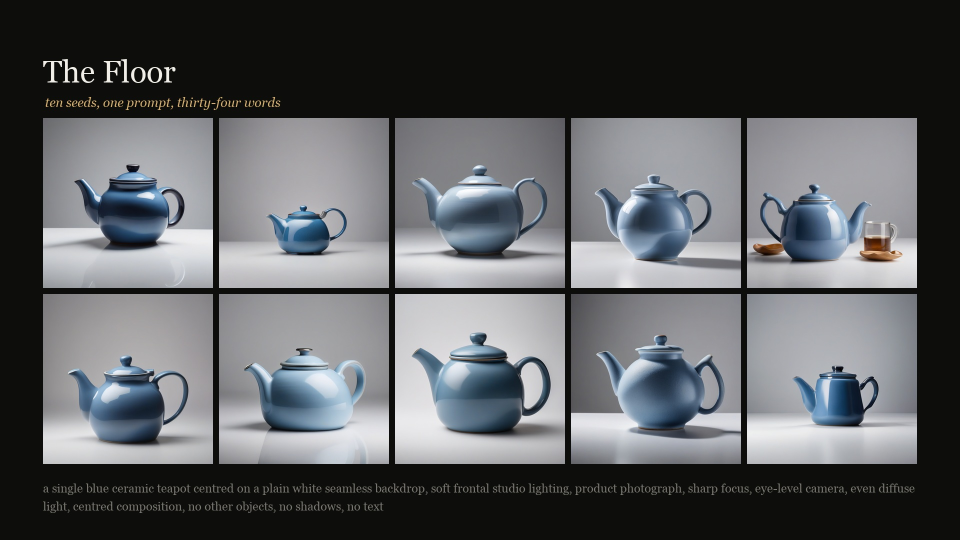
#> input picture artwork_thumbnail.jpg, 1920 x 1080 px (shown at 1/2 size)
$ python -i figures.py   (imports and definitions only)
#> lines starting #> are read from the running program, lines starting #| are printed output that depends on the picture
"""Paper figures and a browsable gallery, built from a completed run.

Three outputs, each answering a different need:

  signature_grid   the seed-signature finding, made visible: one seed per row,
                   very different prompts across the columns. If the seed carries
                   a compositional hand, each row shares a light layout despite
                   the subjects having nothing in common.
  ladder_sheet     the specificity floor, made visible: one rung per row, seeds
                   across the columns. Rows should tighten going down — and the
                   bottom row is the randomness specification could not remove.
  gallery          every artifact, downscaled, in a self-contained page for the
                   supplement.

Compositing is done in PIL rather than matplotlib: these are image grids, not
plots, and PIL keeps the output pixel-exact with no figure-layout guesswork.
"""

from __future__ import annotations

import base64
import html
import json
from pathlib import Path

import numpy as np
from PIL import Image, ImageDraw, ImageFont

INK = (24, 24, 22)
MUTED = (110, 108, 102)
SURFACE = (252, 252, 251)


# [26 lines left out: functions _font, load_rows, not called in this run]


def _thumb(path: Path, size: int) -> Image.Image:
    return Image.open(path).convert("RGB").resize((size, size), Image.LANCZOS)


def _lum_map(path: Path, grid: int = 4, out: int = 96) -> Image.Image:
    """The 4x4 mean-luminance grid the seed-signature test actually measures.

    Rendering the feature itself, beside the images it came from, is what turns
    'eta-squared 0.61 on lum_cell_10' into something a reader can see.
    """
#> called with path = '../artwork_thumbnail.jpg', grid = 4, out = 96
    im = Image.open(path).convert("RGB").resize((256, 256), Image.BILINEAR)
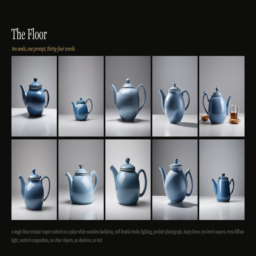
#> im: PIL image 256x256 RGB; mean R, G, B 90, 92.2, 95
    a = np.asarray(im, dtype=np.float64) / 255.0
    lum = 0.2126 * a[..., 0] + 0.7152 * a[..., 1] + 0.0722 * a[..., 2]
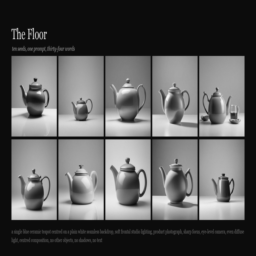
#> lum: shape (256, 256) float64; min 0.0445, max 0.979, mean 0.36
    cell = 256 // grid
    small = lum.reshape(grid, cell, grid, cell).mean(axis=(1, 3))
#> small = [[0.13, 0.111, 0.11, 0.104], [0.481, 0.582, 0.529, 0.475], [0.463, 0.619, 0.516, 0.481], [0.26, 0.343, 0.283, 0.281]]
    small = (small - small.min()) / (np.ptp(small) + 1e-9)
#> small = [[0.0516, 0.0138, 0.0115, 0], [0.732, 0.928, 0.825, 0.721], [0.698, 1, 0.801, 0.732], [0.304, 0.464, 0.348, 0.345]]
    img = Image.fromarray((small * 255).astype("uint8"), mode="L").convert("RGB")
    return img.resize((out, out), Image.NEAREST)
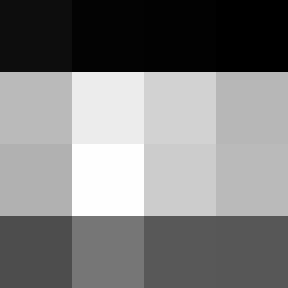
#> returned value: PIL image 96x96 RGB (shown 3 times larger); min 0, max 254, mean 126.5


def _canvas(w: int, h: int) -> tuple[Image.Image, ImageDraw.ImageDraw]:
    im = Image.new("RGB", (w, h), SURFACE)
    return im, ImageDraw.Draw(im)


# [165 lines left out: functions signature_grid, ladder_sheet, contact_sheets, not called in this run]


GALLERY_CSS = """
:root{color-scheme:light dark}
body{margin:0;background:#fcfcfb;color:#0b0b0b;
 font:15px/1.5 ui-sans-serif,-apple-system,"Segoe UI",Roboto,sans-serif}
@media (prefers-color-scheme:dark){body{background:#1a1a19;color:#fff}
 .card figcaption{color:#c3c2b7}.sub{color:#c3c2b7}}
.wrap{max-width:1180px;margin:0 auto;padding:32px 20px 70px}
h1{font-size:24px;margin:0 0 4px}h2{font-size:16px;margin:34px 0 10px}
.sub{color:#52514e;max-width:70ch}
.grid{display:grid;grid-template-columns:repeat(auto-fill,minmax(150px,1fr));gap:12px}
.card{margin:0}
.card img{width:100%;aspect-ratio:1;object-fit:cover;border-radius:4px;display:block;
 background:#e3e2de}
.card figcaption{font-size:11px;color:#52514e;margin-top:4px;
 font-variant-numeric:tabular-nums}
.prompt{font-size:12px;color:#52514e;margin:0 0 8px;max-width:80ch}
"""


# [82 lines left out: functions gallery, build_all, not called in this run]

>>> result = _lum_map('../artwork_thumbnail.jpg')
